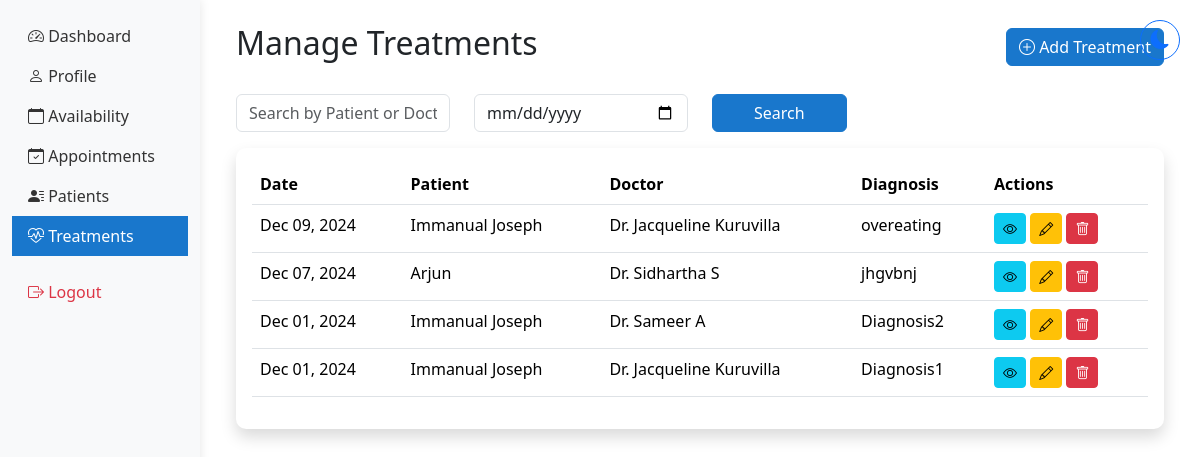
The app's page /treatments/ (signed in), older data.
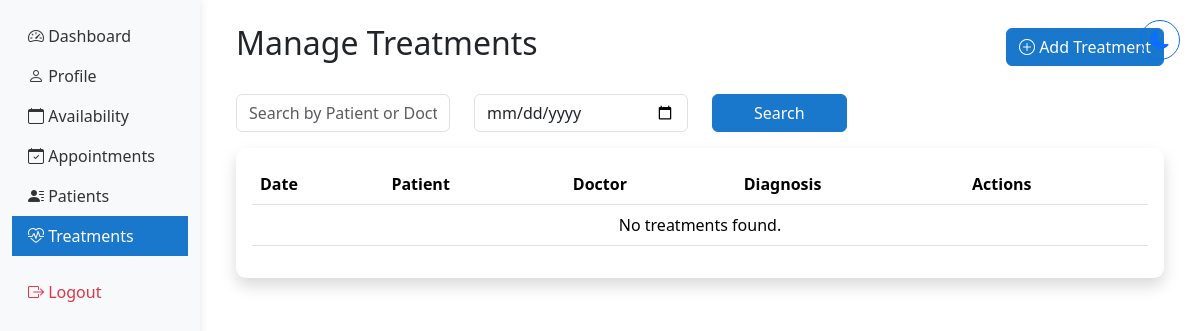
The same page, newer data.
### hmsapp/models.py (models this page shows, shortened)
class Treatment(models.Model):
    patient = models.ForeignKey(Patient, on_delete=models.CASCADE, related_name='treatments')
    doctor = models.ForeignKey(DoctorProfile, on_delete=models.CASCADE, related_name='treatments')
    appointment = models.OneToOneField(Appointment, on_delete=models.CASCADE, null=True, blank=True)
    chief_complaint = models.TextField()
    examination_findings = models.TextField()
    drug_history = models.TextField(blank=True)
    diagnosis = models.TextField()
    prescription = models.TextField()
    notes = models.TextField(blank=True)
    created_at = models.DateTimeField(auto_now_add=True)
    updated_at = models.DateTimeField(auto_now=True)
    class Meta:
        ordering = ['-created_at']

class Patient(models.Model):
    BLOOD_GROUPS = [
        ('A+', 'A+'), ('A-', 'A-'),
        ('B+', 'B+'), ('B-', 'B-'),
        ('O+', 'O+'), ('O-', 'O-'),
        ('AB+', 'AB+'), ('AB-', 'AB-'),
    ]
    GENDER_CHOICES = [
        ('MALE', 'Male'),
        ('FEMALE', 'Female'),
        ('OTHER', 'Other'),
    ]
    user = models.OneToOneField(User, on_delete=models.CASCADE)  # Changed to OneToOneField
    patient_name = models.CharField(max_length=100)  # Removed blank=True
    date_of_birth = models.DateField()
    blood_group = models.CharField(max_length=5, choices=BLOOD_GROUPS)  # Added choices
    gender = models.CharField(max_length=10, choices=GENDER_CHOICES)  # Added choices
    nationality = models.CharField(max_length=50)
    referred_by = models.CharField(max_length=100, blank=True)
    phone_number = models.CharField(max_length=15, validators=[phone_regex])
    address = models.TextField(blank=True)
    emergency_contact_name = models.CharField(max_length=100)
    emergency_contact_phone = models.CharField(max_length=15, validators=[phone_regex])
    medical_history = models.TextField(blank=True)
    drug_allergies = models.TextField(blank=True)
    food_allergies = models.TextField(blank=True)
    created_at = models.DateTimeField(auto_now_add=True)
    updated_at = models.DateTimeField(auto_now=True)
    patient_id = models.CharField(max_length=9, unique=True, blank=True)
    profile_picture = models.ImageField(
        upload_to='patients/profile_pics/',
        null=True,
        blank=True,
        validators=[FileExtensionValidator(['jpg', 'jpeg', 'png'])]
    )
    age = models.IntegerField(null=True, blank=True)

class DoctorProfile(models.Model):
    user = models.OneToOneField(User, on_delete=models.CASCADE)
    specialty = models.ForeignKey('Specialty', on_delete=models.SET_NULL, null=True)
    license_number = models.CharField(max_length=50, unique=True)
    phone_number = models.CharField(max_length=15, validators=[phone_regex])
    address = models.TextField(blank=True)
    doctor_id = models.CharField(max_length=6, unique=True, blank=True)
    profile_picture = models.ImageField(
        upload_to='doctors/profile_pics/',
        null=True,
        blank=True,
        validators=[FileExtensionValidator(['jpg', 'jpeg', 'png'])]
    )
    google_calendar_enabled = models.BooleanField(default=False)
    google_calendar_credentials = models.JSONField(null=True, blank=True)
    created_at = models.DateTimeField(auto_now_add=True)
    updated_at = models.DateTimeField(auto_now=True)

### hmsapp/views.py (the view, shortened to what this page needs)
# urls.py: path('treatments/', views.manage_treatments, name='manage_treatments'),
@login_required
@user_passes_test(lambda u: u.groups.filter(name__in=['Staff', 'Administrators', 'Doctors']).exists())
def manage_treatments(request):
    search_query = request.GET.get('search', '')
    date_filter = request.GET.get('date')
    treatments = Treatment.objects.all()
    if date_filter:
        treatments = treatments.filter(created_at__date=date_filter)
    context = {
        'treatments': treatments.order_by('-created_at'),
        'doctors': DoctorProfile.objects.all(),
        'patients': Patient.objects.all()
    }
    return render(request, 'shared/manage_treatments.html', context)

### hmsapp/context_processors.py (called while the page is built)
def base_template(request):
    if request.user.is_authenticated:
        if request.user.groups.filter(name='Doctors').exists():
            base_template = 'doctor/base_doctor.html'
        elif request.user.groups.filter(name='Administrators').exists():
            base_template = 'hosp_admin/base_admin.html'
        else:
            base_template = 'staff/base_staff.html'
    else:
        base_template = 'staff/base_staff.html'
    return {'base_template': base_template}

### hmsapp/templates/shared/manage_treatments.html (shortened to what this page needs)
{% extends base_template %}
{% block content %}
<div class="container-fluid py-4">
    <div class="d-flex justify-content-between align-items-center mb-4">
        <h1 class="h2">Manage Treatments</h1>
        <a href="{% url 'add_treatment' %}" class="btn btn-primary">
            <i class="bi bi-plus-circle"></i> Add Treatment
        </a>
    </div>
    <div class="mb-3">
        <form id="searchForm" method="GET" action="{% url 'manage_treatments' %}">
            <div class="row">
                <div class="col-md-3">
                    <input type="text" class="form-control" name="search" placeholder="Search by Patient or Doctor" value="{{ request.GET.search }}">
                </div>
                <div class="col-md-3">
                    <input type="date" class="form-control" name="date" placeholder="Filter by Date" value="{{ request.GET.date }}">
                </div>
                <div class="col-md-2">
                    <button type="submit" class="btn btn-primary w-100">Search</button>
                </div>
            </div>
        </form>
    </div>
    <div class="card shadow">
        <div class="card-body">
            <div class="table-responsive">
                <table class="table table-hover">
                    <thead>
                        <tr>
                            <th>Date</th>
                            <th>Patient</th>
                            <th>Doctor</th>
                            <th>Diagnosis</th>
                            <th>Actions</th>
                        </tr>
                    </thead>
                    <tbody>
                        {% for treatment in treatments %}
                        <tr>
                            <td>{{ treatment.created_at|date:"M d, Y" }}</td>
                            <td>{{ treatment.patient.patient_name }}</td>
                            <td>Dr. {{ treatment.doctor.user.get_full_name }}</td>
                            <td>{{ treatment.diagnosis|truncatechars:50 }}</td>
                            <td>
                                <a href="{% url 'view_treatment' treatment.id %}" class="btn btn-sm btn-info">
                                    <i class="bi bi-eye"></i>
                                </a>
                                <a href="{% url 'edit_treatment' treatment.id %}" class="btn btn-sm btn-warning">
                                    <i class="bi bi-pencil"></i>
                                </a>
                                <button type="button" class="btn btn-sm btn-danger" data-bs-toggle="modal" data-bs-target="#deleteTreatment{{ treatment.id }}">
                                    <i class="bi bi-trash"></i>
                                </button>
                            </td>
                        </tr>
                        {% empty %}
                        <tr>
                            <td colspan="5" class="text-center">No treatments found.</td>
                        </tr>
                        {% endfor %}
                    </tbody>
                </table>
            </div>
        </div>
    </div>
</div>
{% endblock %}

Row changes from the older to the newer data that the page shows:
removed Treatment: created_at "Dec 09, 2024", patient.patient_name "Immanual Joseph", doctor.user.get_full_name "Jacqueline Kuruvilla", diagnosis "overeating"
removed Treatment: created_at "Dec 07, 2024", patient.patient_name "Arjun", doctor.user.get_full_name "Sidhartha S", diagnosis "jhgvbnj"
removed Treatment: created_at "Dec 01, 2024", patient.patient_name "Immanual Joseph", doctor.user.get_full_name "Sameer A", diagnosis "Diagnosis2"
removed Treatment: created_at "Dec 01, 2024", patient.patient_name "Immanual Joseph", doctor.user.get_full_name "Jacqueline Kuruvilla", diagnosis "Diagnosis1"
Text that changed along with them:
text now shown: "No treatments found."
